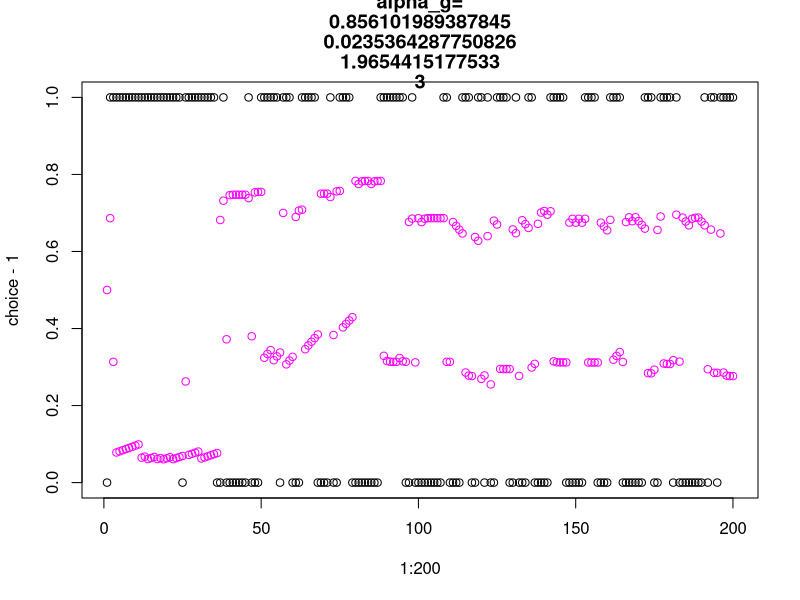

This figure's R source:
#Testing out code for simulating data based on estimated parameters
#Version 0.0.3 20.9.2019 BJA
#This code is for the model with stickiness, inverse temperature and
#separate learning rates for wins and losses
#
#The way it is written, you plug in the average parameter value and a
#STANDARD DEVIATION for each of your parameters and for each of
#your conditions (i.e., drug doses) separately. I then write this out
#to csv files, but of course it would be better to just keep it all
#in R.

#Define how many rats to simulate (any number)
groupSize <- 40

reversals <- vector(mode="double", length=groupSize)
wins <- vector(mode="double", length=groupSize)
winStay <- vector(mode="double", length=groupSize)
loseShift <- vector(mode="double", length=groupSize)
losses <- vector(mode="double", length=groupSize)

for (rat in 1:groupSize) {

#Sets up vectors for P's and Q's
Pleft <- vector(mode="double", length=200)
Pright <- vector(mode="double", length=200)
Qleft <- vector(mode="double", length=200)
Qright <- vector(mode="double", length=200)
choice <- vector(mode="double", length=200)
outcome <- vector(mode="double", length=200)
active <- vector(mode="double", length=200)
wCrit <- vector(mode="double", length=201)

#Criterion and probabilities
critCorrInRow <- TRUE
crit <- 8
rewardRateCorr <- 0.8
rewardRateIncorr <- 0.2

#Random vectors
set.seed(rat)
r.outcome <- runif(200,0,1)
r.choice <- runif(200,0,1)

#Starting values for Q's, assuming no bias i.e. 50/50
Qleft[1] <- 0.0
Qright[1] <- 0.0
wCrit[1] <- 0

#starting side
active[1] <- rbinom(1, 1, 0.5) + 1
#active <- c(rep(2, 200)) #for testing purposes

#Starting values to simulate data [truncated distributions; not ideal]
#PLEASE NOTE THIS IS WHERE YOU PLUG IN THE AVERAGE DATA AND STANDARD DEVIATIONS
#(for each condition separately)
repeat {
  beta <- rnorm(1, 2, 0.2)
  if (beta >= 0){
    break
  }
}

repeat {
  kappa <- rnorm(1, 0.8, 0.1)
  if (kappa >= 0){
    break
  }
}

repeat {
  alpha_g <- rnorm(1, 0.7, 0.1)
  if (alpha_g >= 0 & alpha_g <= 1) {
    break
  }
}

repeat {
  alpha_l <- rnorm(1, 0.1, 0.1)
  if (alpha_l >= 0 & alpha_l <= 1){
    break
  }
}

for (t in 1:200) {
  
  #Choice rule WITH STICKINESS
  #to translate Qleft and Qright into a choice probability Pleft
  #Corrected for beta
  if (t==1) {
    Pleft[t] <- exp(Qleft[t]*beta) / 
                  (exp(Qleft[t]*beta) + 
                    exp(Qright[t]*beta))
    Pright[t] <- 1 - Pleft[t]
  } else if (t>1) {
    Pleft[t] <- exp(Qleft[t]*beta+kappa*as.integer(choice[t-1]==1)) / 
      (exp(Qleft[t]*beta+kappa*as.integer(choice[t-1]==1)) + 
         exp(Qright[t]*beta+kappa*as.integer(choice[t-1]==2)))
    Pright[t] <- 1 - Pleft[t]
  }
  
  #simulate choice left (1) or right (2)
  if (Pleft[t] >= r.choice[t]) {
    choice[t] <- 1
  } else if (Pleft[t] < r.choice[t]) {
    choice[t] <- 2
  }
  
  #simulate outcome reward (1) or no reward (2)
  if (choice[t] == active[t]) {
    outcome[t] <- rbinom(1, 1, rewardRateCorr)
  } else if (choice[t] != active[t]) {
    outcome[t] <- rbinom(1, 1, rewardRateIncorr)
  }
  
  #update working criterion
  if (choice[t] == active[t]) {
    wCrit[t+1] <- wCrit[t] + 1
  } else {
    wCrit[t+1] = 0
  }
  
  #update active side at criterion
  if (wCrit[t] < crit) {
    active[t+1] <- active[t] 
  } else if (wCrit[t] == crit) {
    if (active[t] == 1) {
      active[t+1] <- 2
      wCrit[t+1] <- 0
    } else if (active[t] == 2) {
      active[t+1] <- 1
      wCrit[t+1] <- 0
    }
  }
  
  #After choice and outcome, update Q for next trial
  if (choice[t] == 1) {
    Qright[t+1] <- Qright[t]
    if (outcome[t] == 1) {
      Qleft[t+1] <- Qleft[t] + alpha_g * (outcome[t] - Qleft[t])
    } else if (outcome[t] == 0) {
      Qleft[t+1] <- Qleft[t] + alpha_l * (outcome[t] - Qleft[t])  
    }
  } else if (choice[t] == 2) {
    Qleft[t+1] <- Qleft[t]
    if (outcome[t] == 1) {
      Qright[t+1] <- Qright[t] + alpha_g * (outcome[t] - Qright[t])
    } else if (outcome[t] == 0) {
      Qright[t+1] <- Qright[t] + alpha_l * (outcome[t] - Qright[t]) 
    }
  }
  
} #end of trial loop

#Win-Stay and Lose-Shift
reversals[rat] <- sum(wCrit==8)
wins[rat] <- sum(outcome[2:200])
winStay[rat] <- sum(outcome[1:199]==1 & choice[1:199]==choice[2:200])
loseShift[rat] <- sum(outcome[1:199]==0 & choice[1:199]!=choice[2:200])
losses[rat] <- sum(outcome[2:200]==0 & choice[2:200]>0)

} #end of rat loop

result <- data.frame(reversals, winStay, wins, loseShift, losses)

names(result) <- c("reversals", "winStay", "wins", "loseShift", "losses")

write.csv(result, file = "test_ql_0.1.csv")

#So this is where I open the data in Excel and graph it in GraphPad Prism
#This will be updated in the future with ggplot2 just didn't have time ...
plot.new()
plot(1:200, choice-1)
#points(1:200, Pright, col="red")
points(1:200, Pleft, col="magenta")
title(main = c("alpha_g=", alpha_g, alpha_l, beta, sum(wCrit==8)))

